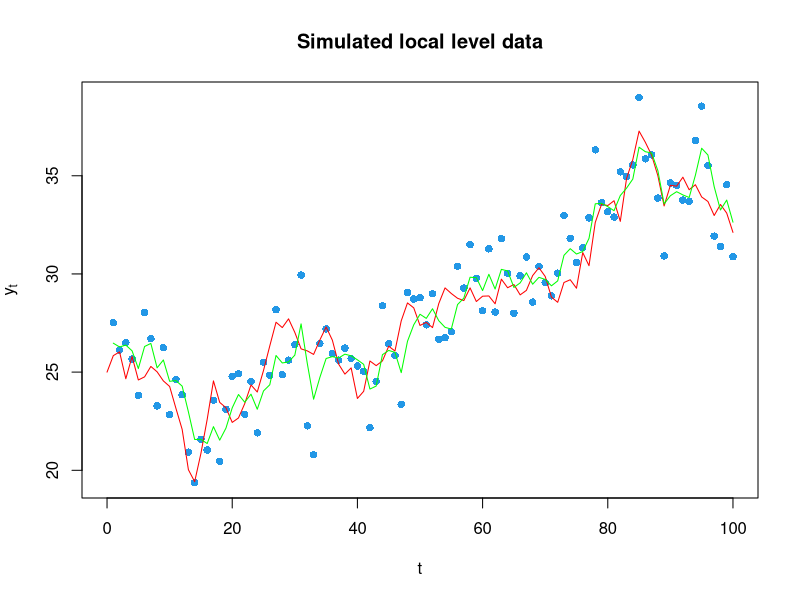

Here is the R script that generated this plot: (Note: this script raises an error after producing the figure.)
## set parameters
sigeta.true = 1
sigeps.true = 2

# Generate data values
set.seed(23395710)
T=100

y = rep(0,T) # initialise observed values
alpha.true = rep(0,T) # initialise true alpha values for periods 1:T

# Generate states at time t=0 and t=1, and observation at time t=1
alpha0.true = 25 # true alpha at period t=0
alpha.true[1] = rnorm(1, alpha0.true, sigeta.true) 
y[1] = rnorm(1,alpha.true[1],sigeps.true)

# Generate states and observations for times t=2 to t=T
for(i in 2:T){
  alpha.true[i] = rnorm(1, alpha.true[(i-1)], sigeta.true)
  y[i] = rnorm(1, alpha.true[i], sigeps.true)
}

# Plot the data
par(mfrow=c(1,1))
ry = range(y,alpha.true, alpha0.true) # ensure range is sufficient
plot(0:T,c(NA,y[1:T]),col=4,ylim=ry,xlab="t",ylab=expression(y[t]),pch=16)
title("Simulated local level data")
lines(0:T,c(alpha0.true,alpha.true),col="red")

# condition on the true values of the parameters
sigeta = sigeta.true
sigeps = sigeps.true 

# Now think about inference for the state variables, given the data and the variance parameters
# First run FF (only once) and save all output

# apred represents the one step ahead predicted state mean, a_t|(t-1)
# Ppred represents the one step ahead predicted state variance, P_t|(t-1)
# afilt represents the filtered state mean, a_t|t
# Pfilt represents the filtered state variance, P_t|t
# v represents the one step ahead prediction error, or innovation
# M represents the Kalman gain 
# F represents the variance of the innovation
# sigsqeps is the variance of the measurement error (eps)
# sigsqeta is the variance of the state error (eta)

# initialise variables
apred = rep(0,T)
Ppred = rep(0,T)
afilt = rep(0,T)
Pfilt = rep(0,T)
v = rep(0,T)
M = rep(0,T)
F = rep(0,T)

# setting initial state distribution
a0l0 = 0
P0l0 = 100

# Forward filter

for(i in 1:T){
  if(i==1){
    apred[i] = a0l0 
    Ppred[i] = P0l0 + sigeta^2
  } else {
    apred[i] = afilt[(i-1)]
    Ppred[i] = Pfilt[(i-1)] + sigeta^2
  }
  
  v[i] = y[i]-apred[i]
  F[i] = Ppred[i] + sigeps^2
  M[i] = Ppred[i]
  
  afilt[i] = apred[i]+M[i]*v[i]/F[i]
  Pfilt[i] = Ppred[i]-M[i]^2/F[i]
}

lines(1:T,afilt[1:T],col="green")

# Backward sampling - want to replicate this many times, so put into a function
BSt.f = function(filtat,filtPt,nextstatestar,sigsqstate){
  
  vtstar = nextstatestar - filtat
  Ftstar = filtPt + sigsqstate
  Mtstar = filtPt

  asmt = filtat + Mtstar*vtstar/Ftstar
  Psmt = filtPt - Mtstar^2/Ftstar

  out = rnorm(1,mean = asmt,sd=sqrt(Psmt))

  return(out)
}

Bl_BGibbs = 100
Bl_MGibbs = 10000 
Bl_Mreps = Bl_BGibbs + Bl_MGibbs # total number of replications of the state vector

BState0 = rep(0,Bl_Mreps) # storage for generated states for time t=0
BStates = matrix(c(0),Bl_Mreps,T) # storage generated states for times t=1,2,..,T

# same arbitrary starting values
BState0[1] = mean(y)
BStates[1,] = y

# Prior parameters
# sigma.eta
nu_eta <- 5
sigma.2.hat.eta <- 1
# sigma.epsilon
nu_eps <- 4
sigma.2.hat.eps <- 0.9

for(iter in 1:Bl_Mreps){
  
  BStates[iter,T] = rnorm(1,mean=afilt[T],sqrt(Pfilt[T]))
  for(t in (T-1):0){
    if(t==0){
      sigeta <- s.sigma.eps(T,nu_eta,y,a0l0,sigma.2.hat.eta)
      BState0[iter]=BSt.f(a0l0,P0l0,BStates[iter,1],sigeta^2)
    } else {
      sigeta <- s.sigma.eta(T,nu_eps,y,afilt[1:t],sigma.2.hat.eps)
      BStates[iter,t]=BSt.f(afilt[t],Pfilt[t],BStates[iter,(t+1)],sigeta^2)
    }
  }
}

plot(0:T,c(BState0[1],BStates[1,]),col="darkgrey",ylim=range(BState0,BStates))
legend(x=70,y=25,legend=c("true states","observations","generated states"),cex=0.7,col=c("red","blue","darkgrey"),lty=c(1,NA,NA),pch=c(NA,1,1))
title("States generated in one block")


for(iter in 1:Bl_Mreps){
  points(0:T,c(BState0[iter],BStates[iter,]),col="darkgrey",pch=1)
}
lines(0:T,c(alpha0.true,alpha.true),col="red")
points(1:T,y,col="blue")


library(coda)
my.Bl_mcmc = mcmc(BStates,start=(Bl_BGibbs+1))
summary(my.Bl_mcmc)

effectiveSize(my.Bl_mcmc)


